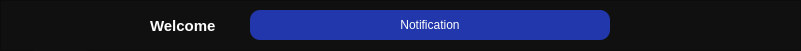
   <widget class="QFrame" name="header_frame">
    <property name="geometry">
     <rect>
      <x>0</x>
      <y>0</y>
      <width>801</width>
      <height>51</height>
     </rect>
    </property>
    <property name="styleSheet">
     <string notr="true">background-color: rgb(16, 16, 16);</string>
    </property>
    <property name="frameShape">
     <enum>QFrame::StyledPanel</enum>
    </property>
    <property name="frameShadow">
     <enum>QFrame::Raised</enum>
    </property>
    <widget class="QPushButton" name="hamburger_menu_button">
     <property name="geometry">
      <rect>
       <x>30</x>
       <y>10</y>
       <width>61</width>
       <height>41</height>
      </rect>
     </property>
     <property name="cursor">
      <cursorShape>PointingHandCursor</cursorShape>
     </property>
     <property name="styleSheet">
      <string notr="true">
QPushButton {
                
	background-color: rgb(16, 16, 16);
                border: none;
                border-radius: 5px;
				color: white
            }
QPushButton:hover {
                background-color: blue;
            }
</string>
     </property>
     <property name="text">
      <string/>
     </property>
     <property name="icon">
      <iconset resource="icons.qrc">
       <normaloff>:/icons/Downloads/material-symbols--menu-rounded.png</normaloff>:/icons/Downloads/material-symbols--menu-rounded.png</iconset>
     </property>
     <property name="iconSize">
      <size>
       <width>50</width>
       <height>50</height>
      </size>
     </property>
    </widget>
    <widget class="QLabel" name="welcome_username_label">
     <property name="geometry">
      <rect>
       <x>150</x>
       <y>10</y>
       <width>301</width>
       <height>31</height>
      </rect>
     </property>
     <property name="styleSheet">
      <string notr="true">color: white;
font-weight: bold;
text-align: center;
font-size: 15px;
</string>
     </property>
     <property name="text">
      <string>Welcome</string>
     </property>
    </widget>
    <widget class="QLabel" name="main_app_notif_label">
     <property name="geometry">
      <rect>
       <x>250</x>
       <y>10</y>
       <width>360</width>
       <height>30</height>
      </rect>
     </property>
     <property name="cursor">
      <cursorShape>PointingHandCursor</cursorShape>
     </property>
     <property name="styleSheet">
      <string notr="true">background-color: rgb(34, 55, 172);
border-radius: 10px;
color: white</string>
     </property>
     <property name="text">
      <string>Notification</string>
     </property>
     <property name="scaledContents">
      <bool>true</bool>
     </property>
     <property name="alignment">
      <set>Qt::AlignCenter</set>
     </property>
     <property name="wordWrap">
      <bool>true</bool>
     </property>
    </widget>
   </widget>
